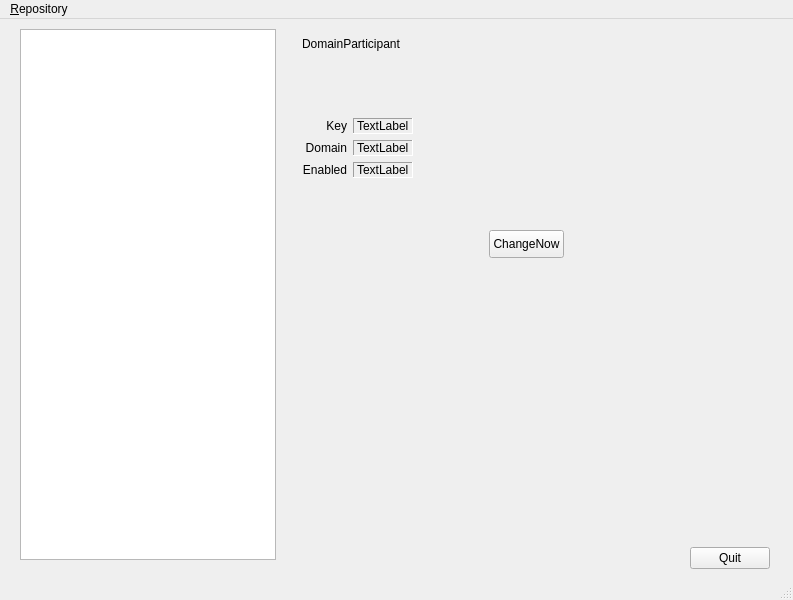
<ui version="4.0" >
 <class>Monitor</class>
 <widget class="QMainWindow" name="Monitor" >
  <property name="geometry" >
   <rect>
    <x>0</x>
    <y>0</y>
    <width>793</width>
    <height>600</height>
   </rect>
  </property>
  <property name="windowTitle" >
   <string>ODDS Monitor</string>
  </property>
  <property name="toolTip" >
   <string>An OpenDDS Repository Viewer</string>
  </property>
  <widget class="QWidget" name="centralwidget" >
   <widget class="QWidget" name="layoutWidget" >
    <property name="geometry" >
     <rect>
      <x>289</x>
      <y>11</y>
      <width>481</width>
      <height>539</height>
     </rect>
    </property>
    <layout class="QVBoxLayout" >
     <item>
      <widget class="QStackedWidget" name="stackedWidget" >
       <property name="currentIndex" >
        <number>0</number>
       </property>
       <widget class="QWidget" name="page" >
        <widget class="QWidget" name="layoutWidget" >
         <property name="geometry" >
          <rect>
           <x>13</x>
           <y>7</y>
           <width>281</width>
           <height>141</height>
          </rect>
         </property>
         <layout class="QHBoxLayout" >
          <item>
           <layout class="QVBoxLayout" >
            <item>
             <widget class="QLabel" name="label_7" >
              <property name="text" >
               <string>DomainParticipant</string>
              </property>
             </widget>
            </item>
            <item>
             <spacer>
              <property name="orientation" >
               <enum>Qt::Vertical</enum>
              </property>
              <property name="sizeHint" >
               <size>
                <width>20</width>
                <height>40</height>
               </size>
              </property>
             </spacer>
            </item>
            <item>
             <layout class="QGridLayout" >
              <item row="0" column="0" >
               <widget class="QLabel" name="label" >
                <property name="text" >
                 <string>Key</string>
                </property>
                <property name="alignment" >
                 <set>Qt::AlignRight|Qt::AlignTrailing|Qt::AlignVCenter</set>
                </property>
                <property name="textInteractionFlags" >
                 <set>Qt::NoTextInteraction</set>
                </property>
               </widget>
              </item>
              <item row="0" column="1" >
               <widget class="QLabel" name="label_4" >
                <property name="frameShape" >
                 <enum>QFrame::Panel</enum>
                </property>
                <property name="frameShadow" >
                 <enum>QFrame::Sunken</enum>
                </property>
                <property name="text" >
                 <string>TextLabel</string>
                </property>
                <property name="textInteractionFlags" >
                 <set>Qt::NoTextInteraction</set>
                </property>
               </widget>
              </item>
              <item row="1" column="0" >
               <widget class="QLabel" name="label_2" >
                <property name="text" >
                 <string>Domain</string>
                </property>
                <property name="alignment" >
                 <set>Qt::AlignRight|Qt::AlignTrailing|Qt::AlignVCenter</set>
                </property>
                <property name="textInteractionFlags" >
                 <set>Qt::NoTextInteraction</set>
                </property>
               </widget>
              </item>
              <item row="1" column="1" >
               <widget class="QLabel" name="label_5" >
                <property name="frameShape" >
                 <enum>QFrame::Panel</enum>
                </property>
                <property name="frameShadow" >
                 <enum>QFrame::Sunken</enum>
                </property>
                <property name="text" >
                 <string>TextLabel</string>
                </property>
                <property name="textInteractionFlags" >
                 <set>Qt::NoTextInteraction</set>
                </property>
               </widget>
              </item>
              <item row="2" column="0" >
               <widget class="QLabel" name="label_3" >
                <property name="text" >
                 <string>Enabled</string>
                </property>
                <property name="alignment" >
                 <set>Qt::AlignRight|Qt::AlignTrailing|Qt::AlignVCenter</set>
                </property>
                <property name="textInteractionFlags" >
                 <set>Qt::NoTextInteraction</set>
                </property>
               </widget>
              </item>
              <item row="2" column="1" >
               <widget class="QLabel" name="label_6" >
                <property name="frameShape" >
                 <enum>QFrame::Panel</enum>
                </property>
                <property name="frameShadow" >
                 <enum>QFrame::Sunken</enum>
                </property>
                <property name="text" >
                 <string>TextLabel</string>
                </property>
                <property name="textInteractionFlags" >
                 <set>Qt::NoTextInteraction</set>
                </property>
               </widget>
              </item>
             </layout>
            </item>
           </layout>
          </item>
          <item>
           <spacer>
            <property name="orientation" >
             <enum>Qt::Horizontal</enum>
            </property>
            <property name="sizeHint" >
             <size>
              <width>40</width>
              <height>20</height>
             </size>
            </property>
           </spacer>
          </item>
         </layout>
        </widget>
        <widget class="QPushButton" name="changeNowButton" >
         <property name="geometry" >
          <rect>
           <x>200</x>
           <y>200</y>
           <width>75</width>
           <height>28</height>
          </rect>
         </property>
         <property name="text" >
          <string>ChangeNow</string>
         </property>
        </widget>
       </widget>
       <widget class="QWidget" name="page_2" />
      </widget>
     </item>
     <item>
      <spacer>
       <property name="orientation" >
        <enum>Qt::Vertical</enum>
       </property>
       <property name="sizeHint" >
        <size>
         <width>20</width>
         <height>40</height>
        </size>
       </property>
      </spacer>
     </item>
     <item>
      <layout class="QHBoxLayout" >
       <item>
        <spacer>
         <property name="orientation" >
          <enum>Qt::Horizontal</enum>
         </property>
         <property name="sizeHint" >
          <size>
           <width>40</width>
           <height>20</height>
          </size>
         </property>
        </spacer>
       </item>
       <item>
        <widget class="QPushButton" name="quitButton" >
         <property name="text" >
          <string>Quit</string>
         </property>
        </widget>
       </item>
      </layout>
     </item>
    </layout>
   </widget>
   <widget class="QTreeView" name="repoView" >
    <property name="geometry" >
     <rect>
      <x>20</x>
      <y>10</y>
      <width>256</width>
      <height>531</height>
     </rect>
    </property>
   </widget>
  </widget>
  <widget class="QMenuBar" name="menubar" >
   <property name="geometry" >
    <rect>
     <x>0</x>
     <y>0</y>
     <width>793</width>
     <height>30</height>
    </rect>
   </property>
   <widget class="QMenu" name="menu_File" >
    <property name="title" >
     <string>&amp;Repository</string>
    </property>
    <widget class="QMenu" name="menuOpen" >
     <property name="title" >
      <string>&amp;Open...</string>
     </property>
     <addaction name="action_String" />
     <addaction name="actionFile" />
    </widget>
    <addaction name="menuOpen" />
    <addaction name="separator" />
    <addaction name="actionQuit" />
   </widget>
   <addaction name="menu_File" />
  </widget>
  <widget class="QStatusBar" name="statusbar" />
  <action name="action_Corbaloc" >
   <property name="text" >
    <string>&amp;Corbaloc</string>
   </property>
  </action>
  <action name="action_File" >
   <property name="text" >
    <string>&amp;File</string>
   </property>
  </action>
  <action name="action_String" >
   <property name="text" >
    <string>&amp;String...</string>
   </property>
  </action>
  <action name="actionFile" >
   <property name="text" >
    <string>&amp;File...</string>
   </property>
  </action>
  <action name="actionQuit" >
   <property name="text" >
    <string>Quit</string>
   </property>
  </action>
 </widget>
 <resources>
  <include location="Monitor.qrc" />
 </resources>
 <connections/>
</ui>
